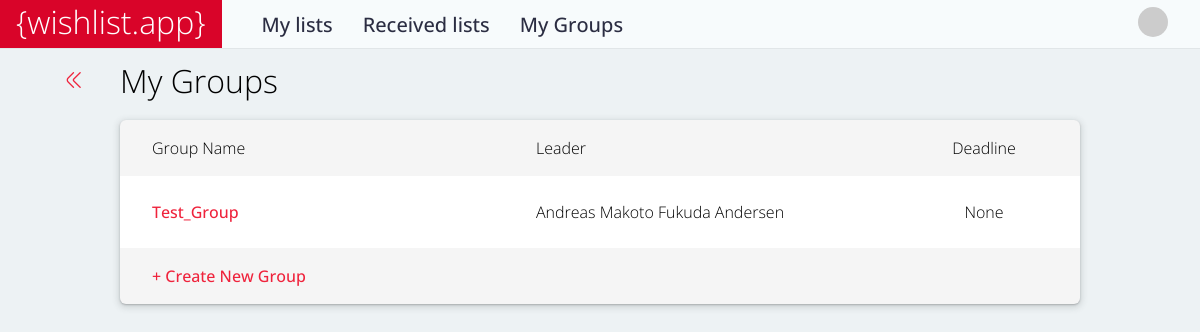
Before: /groups/ (signed in) with the older database file.
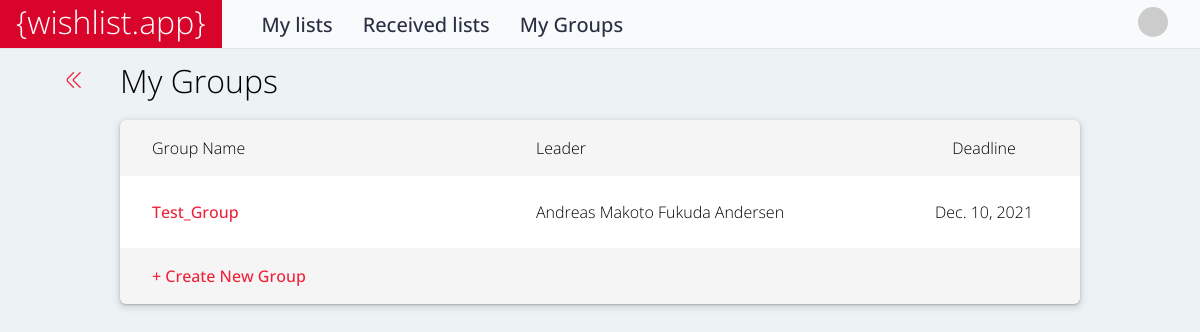
After: the same page with the newer database file.
### groups/models.py (models this page shows, shortened)
class CustomGroup(Group):
    invited_users = models.ManyToManyField(
        CustomUser,
        blank=True,
        related_name='invited_users',
    )
    leader = models.ForeignKey(
        CustomUser,
        null=True,
        blank=True,
        on_delete=models.CASCADE,
        related_name='leader'
    )
    max_gift_value = models.DecimalField(
        max_digits=20,
        decimal_places=2,
        null=True,
        blank=True,
    )
    DKK = 'DKK'
    NOK = 'NOK'
    JPY = '¥'
    USD = "$"
    currency_choices = [
        (DKK, 'DKK'),
        (NOK, 'NOK'),
        (JPY, '¥'),
        (USD, '$'),
    ]
    currency = models.CharField(
        max_length=3,
        choices=currency_choices,
        default=NOK,
    )
    created = models.DateTimeField(auto_now_add=True)
    deadline = models.DateField(
        null=True,
        blank=True
    )
    class Meta:
        verbose_name = "Group"
        verbose_name_plural = "Groups"

### accounts/models.py (models this page shows, shortened)
class CustomUser(AbstractUser):
    username = None
    groups = models.ManyToManyField(
        'groups.CustomGroup',
        verbose_name='groups',
        blank=True,
        related_name="user_set",
        related_query_name="user",
    )
    email = models.EmailField(
        'email address',
        blank=False,
        null=False,
        unique=True
    )
    USERNAME_FIELD='email'
    REQUIRED_FIELDS=[]
    objects = CustomUserManager()
    first_name = models.CharField(
        max_length=30,
        null=True,
        blank=True,
    )
    last_name = models.CharField(
        max_length=30,
        null=True,
        blank=True,
    )
    is_leader = models.BooleanField(
        default=False,
    )
    assigned_to = models.ForeignKey(
        'CustomUser',
        null=True,
        blank=True,
        on_delete=models.CASCADE,
        related_name='assignments',
    )
    responsible_by = models.ForeignKey(
        'CustomUser',
        null=True,
        blank=True,
        on_delete=models.CASCADE,
        related_name='responsibilities',
    )
    is_self_responsible = models.BooleanField(
        default=True
    )
    has_submitted = models.BooleanField(
        default=False
    )
    def get_gravatar(self):
        md5 = hashlib.md5(self.email.encode())
        digest = md5.hexdigest()
        SIZE = 40
        DEFAULT = 'identicon'
        return f'http://www.gravatar.com/avatar/{digest}?s={SIZE}&d={DEFAULT}'
    def check_multi_responsible(self):
        responsibilities = CustomUser.objects.filter(responsible_by=self.pk)
        return len(responsibilities) > 1

### groups/views.py (the view)
class MyGroupsListView(LoginRequiredMixin, ListView,):
    model = CustomGroup
    context_object_name = 'my_groups'
    template_name = 'group/my_groups.html'
    def get_queryset(self):
        return CustomGroup.objects.filter(user = self.request.user)

### templates/group/my_groups.html
{% extends 'base.html' %}
{% block content %}
    <div class="back">
        <a href="{% url 'home' %}"><i class="fi-rr-angle-double-left"></i></a>
    </div>
    <div class="page-title">My Groups</div>
    <table class="list">
        <tr class="list-top">
            <td class="groups-list-name">
                Group Name
            </td>
            <td class="groups-list-leader">
                Leader
            </td>
            <td class="groups-list-deadline">
                Deadline
            </td>
        </tr>
        {% for group in object_list %}
            <tr class="list-entry">
                <td class="groups-list-name">
                    <a href="{% url 'group_members' group.pk %}" class="list-item-title">
                        {{ group.name }}
                    </a>
                </td>
                <td class="groups-list-leader">
                    {{ group.leader.first_name }} {{ group.leader.last_name }}
                </td>
                <td class="groups-list-deadline">
                    {{ group.deadline }}
                </td>
            </tr>
        {% empty %}
            <p>No groups found</p>
        {% endfor %}
        {% if user.is_leader %}
            <tr class="list-bottom">
                <td class="groups-list-create">
                    <a href="{% url 'create_group' %}">+ Create New Group</a>
                </td>
            </tr>
        {% endif %}
    </table>
{% endblock content %}

Changed rows visible on the page:
changed CustomGroup "Test_Group": deadline "None" → "Dec. 10, 2021"
